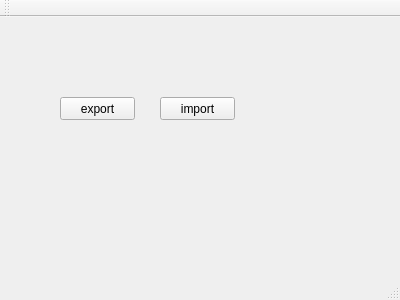
<?xml version="1.0" encoding="UTF-8"?>
<ui version="4.0">
 <class>MainWindow</class>
 <widget class="QMainWindow" name="MainWindow">
  <property name="geometry">
   <rect>
    <x>0</x>
    <y>0</y>
    <width>400</width>
    <height>300</height>
   </rect>
  </property>
  <property name="windowTitle">
   <string>MainWindow</string>
  </property>
  <widget class="QWidget" name="centralWidget">
   <widget class="QPushButton" name="pushButton_export">
    <property name="geometry">
     <rect>
      <x>60</x>
      <y>80</y>
      <width>75</width>
      <height>23</height>
     </rect>
    </property>
    <property name="text">
     <string>export</string>
    </property>
   </widget>
   <widget class="QPushButton" name="pushButton_import">
    <property name="geometry">
     <rect>
      <x>160</x>
      <y>80</y>
      <width>75</width>
      <height>23</height>
     </rect>
    </property>
    <property name="text">
     <string>import</string>
    </property>
   </widget>
  </widget>
  <widget class="QMenuBar" name="menuBar">
   <property name="geometry">
    <rect>
     <x>0</x>
     <y>0</y>
     <width>400</width>
     <height>23</height>
    </rect>
   </property>
  </widget>
  <widget class="QToolBar" name="mainToolBar">
   <attribute name="toolBarArea">
    <enum>TopToolBarArea</enum>
   </attribute>
   <attribute name="toolBarBreak">
    <bool>false</bool>
   </attribute>
  </widget>
  <widget class="QStatusBar" name="statusBar"/>
 </widget>
 <layoutdefault spacing="6" margin="11"/>
 <resources/>
 <connections/>
</ui>
